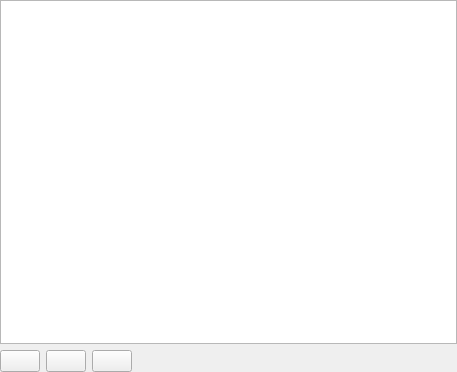
<?xml version="1.0" encoding="UTF-8"?>
<ui version="4.0">
 <class>QgsRuleBasedLabelingWidget</class>
 <widget class="QWidget" name="QgsRuleBasedLabelingWidget">
  <property name="geometry">
   <rect>
    <x>0</x>
    <y>0</y>
    <width>457</width>
    <height>372</height>
   </rect>
  </property>
  <layout class="QVBoxLayout" name="verticalLayout">
   <property name="margin">
    <number>0</number>
   </property>
   <item>
    <widget class="QTreeView" name="viewRules">
     <property name="contextMenuPolicy">
      <enum>Qt::ActionsContextMenu</enum>
     </property>
     <property name="acceptDrops">
      <bool>true</bool>
     </property>
     <property name="editTriggers">
      <set>QAbstractItemView::EditKeyPressed|QAbstractItemView::SelectedClicked</set>
     </property>
     <property name="dragEnabled">
      <bool>true</bool>
     </property>
     <property name="dragDropMode">
      <enum>QAbstractItemView::InternalMove</enum>
     </property>
     <property name="selectionMode">
      <enum>QAbstractItemView::ExtendedSelection</enum>
     </property>
     <property name="allColumnsShowFocus">
      <bool>true</bool>
     </property>
     <attribute name="headerMinimumSectionSize">
      <number>100</number>
     </attribute>
    </widget>
   </item>
   <item>
    <layout class="QHBoxLayout" name="horizontalLayout">
     <item>
      <widget class="QPushButton" name="btnAddRule">
       <property name="toolTip">
        <string>Add rule</string>
       </property>
       <property name="text">
        <string/>
       </property>
       <property name="icon">
        <iconset resource="../../images/images.qrc">
         <normaloff>:/images/themes/default/symbologyAdd.svg</normaloff>:/images/themes/default/symbologyAdd.svg</iconset>
       </property>
      </widget>
     </item>
     <item>
      <widget class="QPushButton" name="btnEditRule">
       <property name="toolTip">
        <string>Edit rule</string>
       </property>
       <property name="text">
        <string/>
       </property>
       <property name="icon">
        <iconset resource="../../images/images.qrc">
         <normaloff>:/images/themes/default/symbologyEdit.svg</normaloff>:/images/themes/default/symbologyEdit.svg</iconset>
       </property>
      </widget>
     </item>
     <item>
      <widget class="QPushButton" name="btnRemoveRule">
       <property name="toolTip">
        <string>Remove rule</string>
       </property>
       <property name="text">
        <string/>
       </property>
       <property name="icon">
        <iconset resource="../../images/images.qrc">
         <normaloff>:/images/themes/default/symbologyRemove.svg</normaloff>:/images/themes/default/symbologyRemove.svg</iconset>
       </property>
      </widget>
     </item>
     <item>
      <spacer name="horizontalSpacer">
       <property name="orientation">
        <enum>Qt::Horizontal</enum>
       </property>
       <property name="sizeHint" stdset="0">
        <size>
         <width>40</width>
         <height>20</height>
        </size>
       </property>
      </spacer>
     </item>
    </layout>
   </item>
  </layout>
 </widget>
 <resources>
  <include location="../../../images/images.qrc"/>
 </resources>
 <connections/>
</ui>
